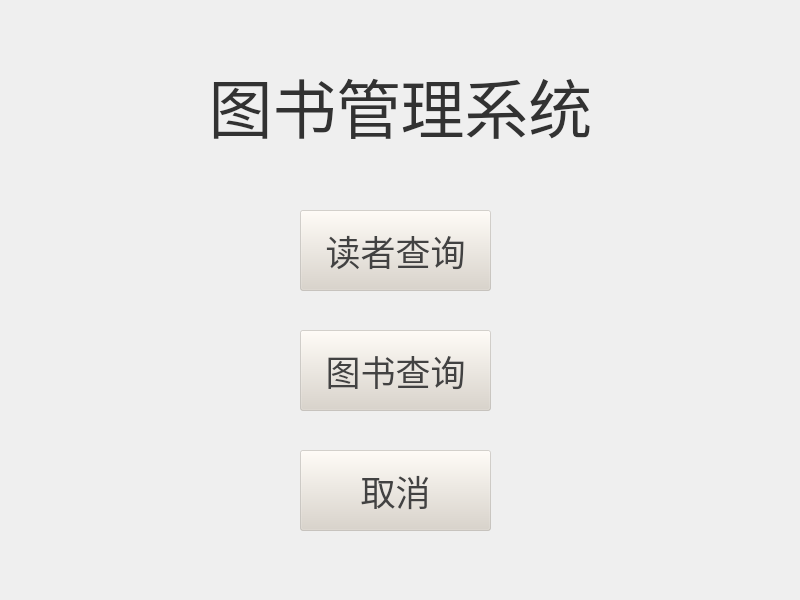
<?xml version="1.0" encoding="UTF-8"?>
<ui version="4.0">
 <class>AllManage</class>
 <widget class="QWidget" name="AllManage">
  <property name="geometry">
   <rect>
    <x>0</x>
    <y>0</y>
    <width>800</width>
    <height>600</height>
   </rect>
  </property>
  <property name="windowTitle">
   <string>Form</string>
  </property>
  <widget class="QPushButton" name="pushButton">
   <property name="geometry">
    <rect>
     <x>300</x>
     <y>210</y>
     <width>191</width>
     <height>81</height>
    </rect>
   </property>
   <property name="font">
    <font>
     <family>华文行楷</family>
     <pointsize>26</pointsize>
     <weight>50</weight>
     <bold>false</bold>
    </font>
   </property>
   <property name="styleSheet">
    <string notr="true">color: rgb(66, 66, 66);
background-color: rgb(218, 211, 200,100);</string>
   </property>
   <property name="text">
    <string>读者查询</string>
   </property>
  </widget>
  <widget class="QPushButton" name="pushButton_2">
   <property name="geometry">
    <rect>
     <x>300</x>
     <y>450</y>
     <width>191</width>
     <height>81</height>
    </rect>
   </property>
   <property name="font">
    <font>
     <family>华文行楷</family>
     <pointsize>26</pointsize>
     <weight>50</weight>
     <bold>false</bold>
    </font>
   </property>
   <property name="styleSheet">
    <string notr="true">color: rgb(66, 66, 66);
background-color: rgb(218, 211, 200,100);</string>
   </property>
   <property name="text">
    <string>取消</string>
   </property>
  </widget>
  <widget class="QPushButton" name="pushButton_3">
   <property name="geometry">
    <rect>
     <x>300</x>
     <y>330</y>
     <width>191</width>
     <height>81</height>
    </rect>
   </property>
   <property name="font">
    <font>
     <family>华文行楷</family>
     <pointsize>26</pointsize>
     <weight>50</weight>
     <bold>false</bold>
    </font>
   </property>
   <property name="styleSheet">
    <string notr="true">color: rgb(66, 66, 66);
background-color: rgb(218, 211, 200,100);</string>
   </property>
   <property name="text">
    <string>图书查询</string>
   </property>
  </widget>
  <widget class="QLabel" name="label_6">
   <property name="geometry">
    <rect>
     <x>0</x>
     <y>50</y>
     <width>801</width>
     <height>111</height>
    </rect>
   </property>
   <property name="font">
    <font>
     <family>华文行楷</family>
     <pointsize>48</pointsize>
     <weight>50</weight>
     <bold>false</bold>
    </font>
   </property>
   <property name="styleSheet">
    <string notr="true">color: rgb(255, 0, 0);</string>
   </property>
   <property name="text">
    <string>&lt;html&gt;&lt;head/&gt;&lt;body&gt;&lt;p&gt;&lt;span style=&quot; color:#323232;&quot;&gt;图书管理系统&lt;/span&gt;&lt;/p&gt;&lt;/body&gt;&lt;/html&gt;</string>
   </property>
   <property name="alignment">
    <set>Qt::AlignCenter</set>
   </property>
  </widget>
 </widget>
 <resources/>
 <connections/>
</ui>
